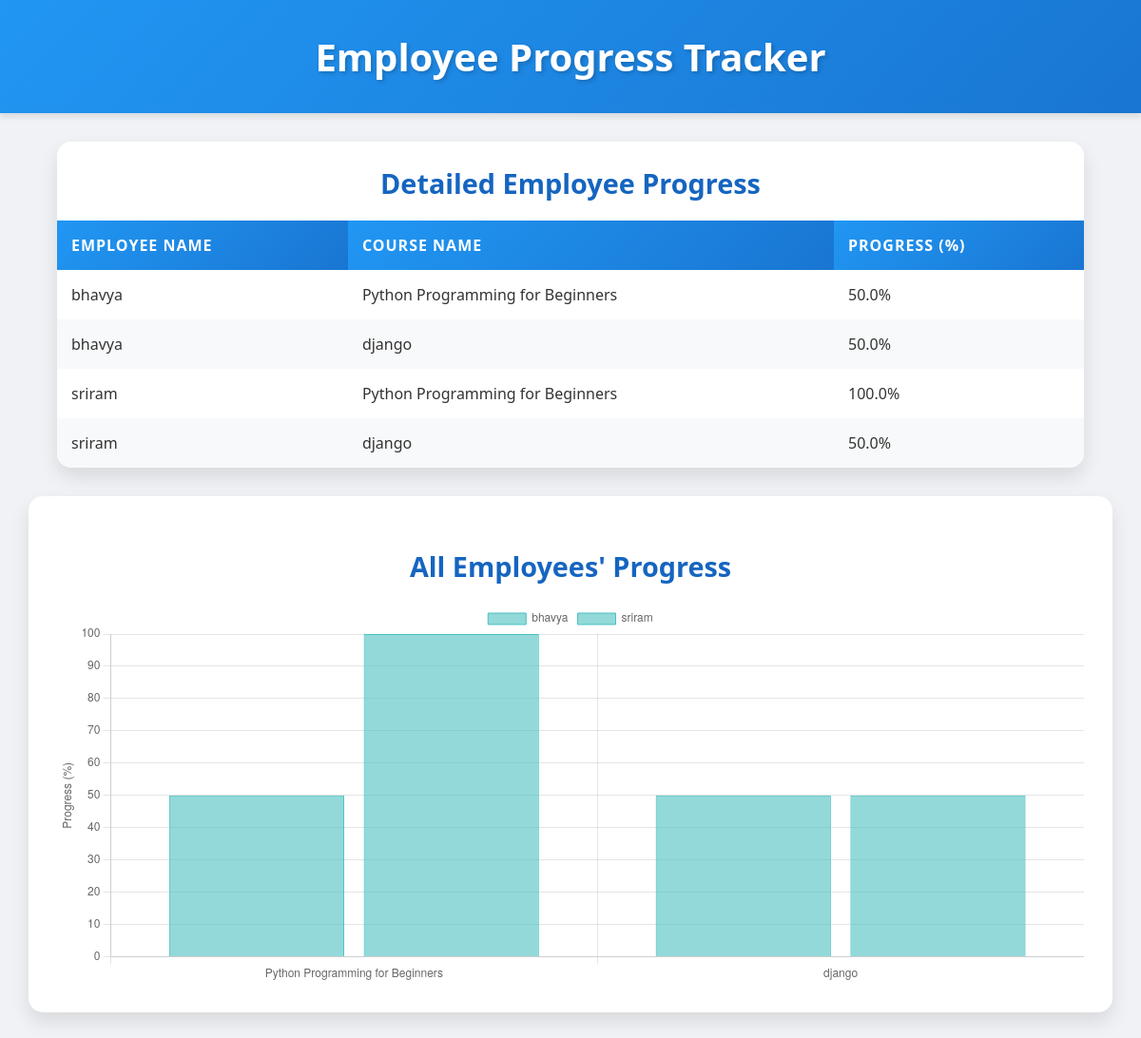
/dashboard/progress/, run on the app's committed database.
### dashboards/models.py (models this page shows, shortened)
class EmployeeCourseProgress(models.Model):
    employee = models.ForeignKey(
        'authentication.User',
        on_delete=models.CASCADE,
        related_name='course_progress'
    )
    course = models.ForeignKey(
        Course,
        on_delete=models.CASCADE,
        related_name='progress'
    )
    progress_percentage = models.FloatField(default=0.0)  # Track course progress
    completed_on = models.DateTimeField(null=True, blank=True)
    class Meta:
        unique_together = ('employee', 'course')

class Course(models.Model):
    course_id = models.AutoField(primary_key=True)
    title = models.CharField(max_length=255, unique=True)
    description = models.TextField(null=True, blank=True)
    created_by = models.ForeignKey(
        'authentication.User',
        on_delete=models.CASCADE,
        limit_choices_to={'role__role_name': 'Admin'},
        related_name='created_courses'
    )
    created_at = models.DateTimeField(auto_now_add=True)
    employees = models.ManyToManyField(
        'authentication.User',
        related_name='enrolled_courses',
        limit_choices_to={'role__role_name': 'Employee'},
        blank=True
    )

### authentication/models.py (models this page shows, shortened)
class User(models.Model):
    name = models.CharField(max_length=100)
    email = models.EmailField(unique=True)
    password = models.CharField(max_length=255)
    role = models.ForeignKey(Role, on_delete=models.CASCADE)

### dashboards/views.py (the view)
# urls.py: path('progress/', views.progress_view, name='employee_progress'),
def progress_view(request):
    progress_data = EmployeeCourseProgress.objects.select_related('employee', 'course').all()
    courses = list(progress_data.values_list('course__title', flat=True).distinct())
    chart_data = {}
    for progress in progress_data:
        username = progress.employee.name
        if username not in chart_data:
            chart_data[username] = []
        chart_data[username].append(progress.progress_percentage)
    return render(request, 'dashboards/progress_tracker.html', {
        'progress_data': progress_data,
        'courses': courses,
        'chart_data': chart_data
    })

### dashboards/templates/dashboards/progress_tracker.html (shortened to what this page needs)
<!DOCTYPE html>
<html lang="en">
<head>
</head>
<body>
    <header>
        <h1>Employee Progress Tracker</h1>
    </header>
    <div class="table-container">
        <h2 style="text-align:center;">Detailed Employee Progress</h2>
        <table>
            <thead>
                <tr>
                    <th>Employee Name</th>
                    <th>Course Name</th>
                    <th>Progress (%)</th>
                </tr>
            </thead>
            <tbody>
                {% for progress in progress_data %}
                <tr>
                    <td>{{ progress.employee.name }}</td>
                    <td>{{ progress.course.title }}</td>
                    <td>{{ progress.progress_percentage }}%</td>
                </tr>
                {% endfor %}
            </tbody>
        </table>
    </div>
    <div class="chart-container">
        <h2>All Employees' Progress</h2>
        <canvas id="progressChart"></canvas>
    </div>
    <script>
        const ctx = document.getElementById('progressChart').getContext('2d');
        const data = {
            labels: {{ courses|safe }},
            datasets: [
                {% for employee, dataset in chart_data.items %}
                {
                    label: "{{ employee }}",
                    data: {{ dataset|safe }},
                    backgroundColor: "rgba(75, 192, 192, 0.6)",
                    borderColor: "rgba(75, 192, 192, 1)",
                    borderWidth: 1
                },
                {% endfor %}
            ]
        };
        const config = {
            type: 'bar',
            data: data,
            options: {
                responsive: true,
                scales: {
                    y: {
                        beginAtZero: true,
                        title: {
                            display: true,
                            text: 'Progress (%)'
                        }
                    }
                }
            }
        };
        new Chart(ctx, config);
    </script>
</body>
</html>

### dashboards/templates/dashboards/progress_tracker.html (style rules this page uses)
body { font-family: 'Segoe UI', Tahoma, Geneva, Verdana, sans-serif; margin: 0; padding: 0; background-color: #f0f2f5; color: #333; }
header { background: linear-gradient(135deg, #2196F3, #1976D2); color: white; text-align: center; padding: 2rem 0; box-shadow: 0 4px 6px rgba(0,0,0,0.1); }
header h1 { margin: 0; font-size: 2.5rem; text-shadow: 2px 2px 4px rgba(0,0,0,0.2); }
.table-container, .chart-container { margin: 30px auto; width: 90%; max-width: 1200px; background: white; border-radius: 15px; overflow: hidden; box-shadow: 0 10px 20px rgba(0,0,0,0.1); transition: all 0.3s ease; }
table { width: 100%; border-collapse: separate; border-spacing: 0; margin-bottom: 0; }
table th, table td { padding: 15px; border: none; text-align: left; }
table th { background: linear-gradient(135deg, #2196F3, #1976D2); color: white; font-weight: bold; text-transform: uppercase; letter-spacing: 1px; }
table tbody tr:nth-child(even) { background-color: #f8f9fa; }
.chart-container { padding: 30px; }
.chart-container h2, .table-container h2 { text-align: center; margin-bottom: 20px; color: #1565C0; font-size: 1.8rem; }
canvas { width: 100%; max-height: 400px; }

### data on the page
EmployeeCourseProgress: employee.name "bhavya", course "Python Programming for Beginners", progress_percentage "50.0"
EmployeeCourseProgress: employee.name "bhavya", course "django", progress_percentage "50.0"
EmployeeCourseProgress: employee.name "sriram", course "Python Programming for Beginners", progress_percentage "100.0"
EmployeeCourseProgress: employee.name "sriram", course "django", progress_percentage "50.0"

### other printed values
chart data {{ courses|safe }} ['Python Programming for Beginners', 'django']
chart data {{ employee }} bhavya, sriram
chart data {{ dataset|safe }} [50.0, 50.0], [100.0, 50.0]
